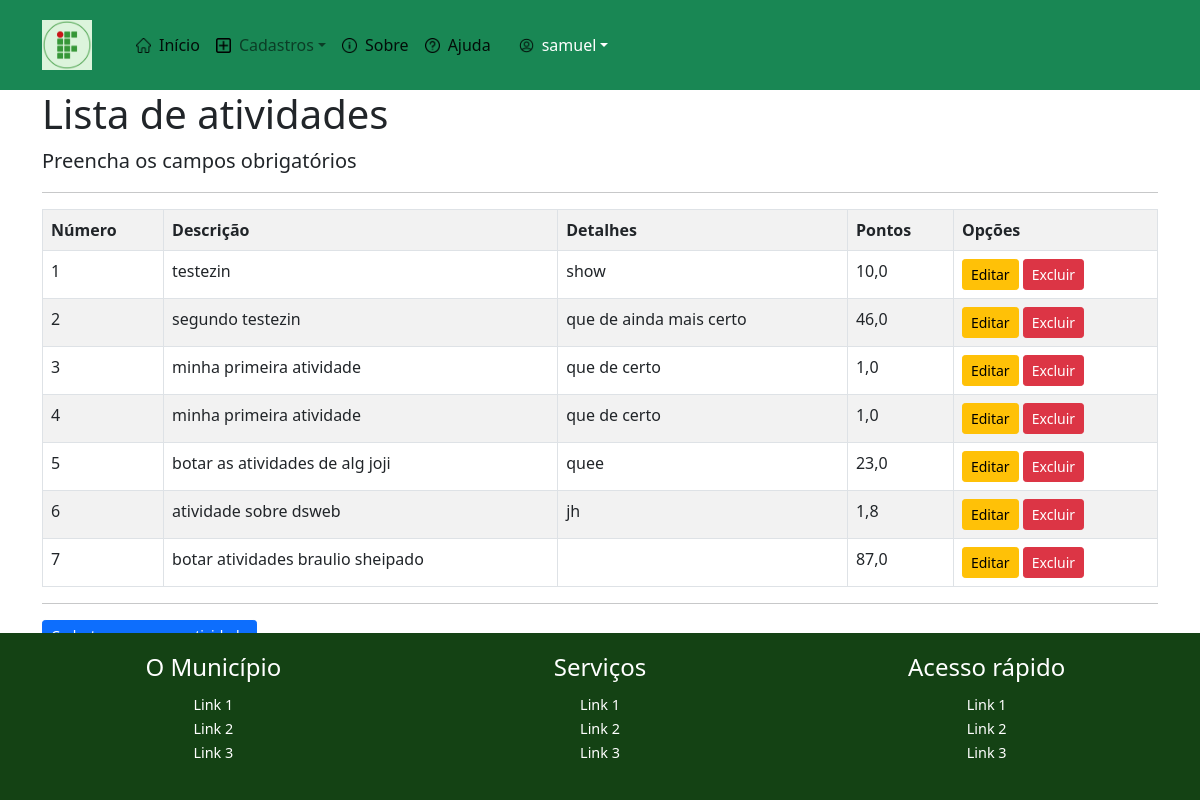
Before: /listar/atividades (signed in) with the older database file.
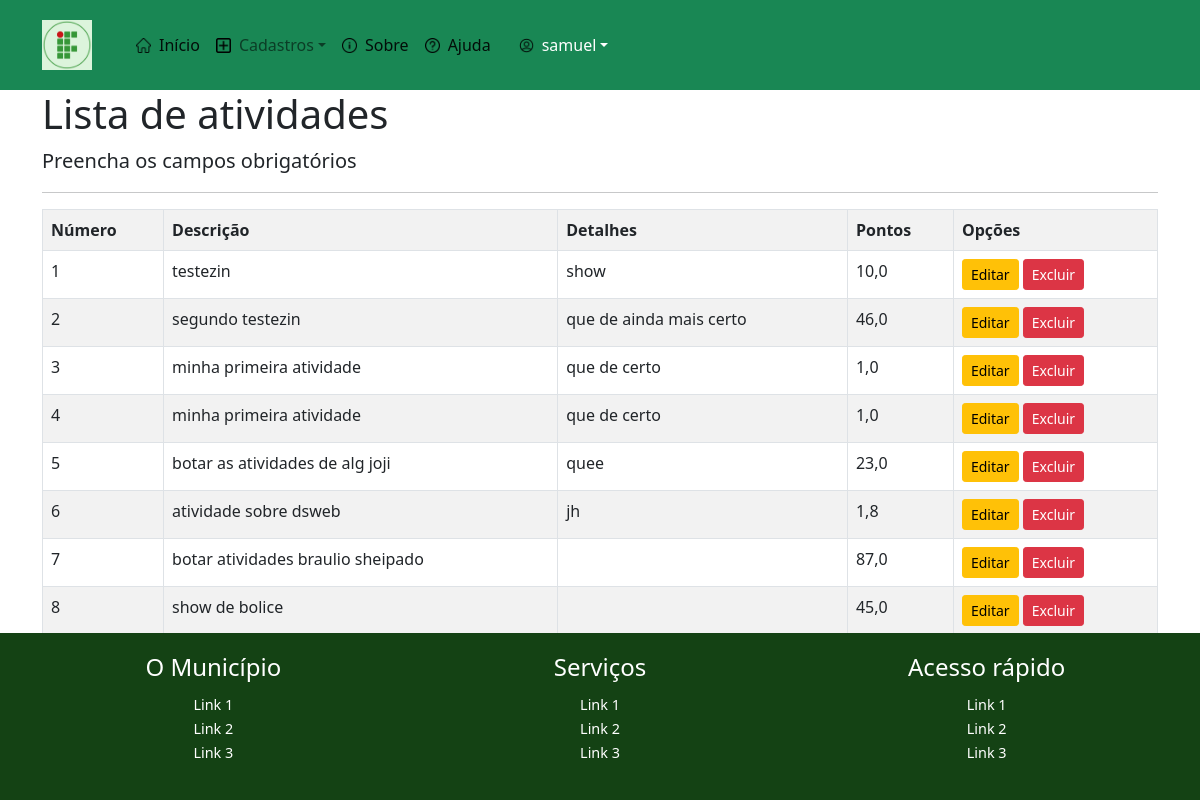
After: the same page with the newer database file.
### cadastros/models.py (models this page shows, shortened)
class Atividade(models.Model):
    numero= models.IntegerField(verbose_name="Número", unique=True)
    descricao= models.CharField(max_length=100, verbose_name="Descrição")
    pontos= models.DecimalField(decimal_places=1, max_digits=4)
    detalhes=models.CharField(max_length=50, null=True, blank=True)
    usuarios = models.ForeignKey(User, on_delete=models.PROTECT, null=True, blank=True)
    campo= models.ForeignKey(Campo, on_delete=models.PROTECT)

### cadastros/views.py (the view)
# urls.py: path('listar/atividades', AtividadeList.as_view(),name='listar-atividades' ),
class AtividadeList(LoginRequiredMixin, ListView):
      login_url = 'login'
      model= Atividade
      template_name = 'cadastros/listas/atividade.html'

### cadastros/templates/cadastros/listas/atividade.html (shortened to what this page needs)
{% extends 'paginas/modelo.html' %}
{% load static %}
{% load crispy_forms_tags %}
{% block conteúdo %}
<div class="container">
    <h1>Lista de atividades </h1>
    <p class="lead">Preencha os campos obrigatórios</p>
    <hr>
    <div class="table-responsive">
    <table class="table table-striped table-bordered table-hover"
        <tr>
            <th>Número</th>
            <th>Descrição</th>
            <th>Detalhes</th>
            <th>Pontos</th>
            <th>Opções</th>
        {% for atividade in object_list %}
        <tr>
            <td>{{ atividade.numero }}</td>
            <td>{{ atividade.descricao }}</td>
            <td>{{ atividade.detalhes|default:"" }}</td>
            <td>{{ atividade.pontos }}</td>
            <td>
                <a href="{% url 'editar-atividade' atividade.pk %}" class="btn btn-warning btn-sm">Editar</a>
                <a href="{% url 'excluir-atividade' atividade.pk %}" class="btn btn-danger btn-sm">Excluir</a>
            </td>
        </tr>
        {% empty %}
        <tr>
            <td colspan="3">Nenhum registro encontrado.</td>
        </tr>
        {% endfor %}
    </table>
<hr>
</div>
<form action="" method="POST">
    <a href="{% url 'cadastrar-atividade' %}" class="btn btn-primary btn-sm">Cadastrar uma nova atividade</a>
</form>
</div>
{% endblock %}

### paginas/templates/paginas/modelo.html (shortened to what this page needs)
{% load static %}
<!DOCTYPE html>
<html lang="en">
<head>
    <link rel="stylesheet" href="https://stackpath.bootstrapcdn.com/bootstrap/5.0.0-alpha1/css/bootstrap.min.css">
    <link rel="stylesheet" href="{% static 'css/drop.css' %}">
</head>
<body>
    {% block menu %}
    <div class="bg-light">
        <nav class="navbar navbar-expand-sm navbar-light bg-success">
            <div class="container-fluid">
                <a class="navbar-brand" href="#"><img src="{% static 'img/logo redonda.png' %}" width="50"></a>
                <div class="collapse navbar-collapse" id="navbarID">
                    <div class="navbar-nav">
                        <a class="nav-link active d-flex align-items-center" aria-current="page" href="{% url 'inicio' %}">
                            <img src="{% static 'img/casa.png' %}" width="15" class="me-2">
                            <span>Início</span>
                        </a>
                        <div class="nav-item dropdown">
                            <a class="nav-link dropdown-toggle d-flex align-items-center" href="#" id="cadastrosDropdown" role="button" data-bs-toggle="dropdown" aria-expanded="false">
                                <img src="{% static 'img/adição.png' %}" width="15" class="me-2">
                                <span>Cadastros</span>
                            </a>
                        </div>
                        <a class="nav-link active d-flex align-items-center" aria-current="page" href="{% url 'sobre' %}">
                            <img src="{% static 'img/i.png' %}" width="15" class="me-2">
                            <span>Sobre</span>
                        </a>
                        <a class="nav-link active d-flex align-items-center" aria-current="page" href="#">
                            <img src="{% static 'img/interrogas.png' %}" width="15" class="me-2">
                            <span>Ajuda</span>
                        </a>
                    </div>
                    {% if request.user.is_authenticated %}
                    <div class="nav-item dropdown" style="float: right; margin-right: 20px;">
                        <a class="nav-link dropdown-toggle d-flex align-items-center" href="#" id="UsuarioDropdown" role="button" data-bs-toggle="dropdown" aria-expanded="false">
                            <img src="{% static 'img/user.png' %}" width="15" class="me-2">
                            <span>{{ request.user }}</span>
                        </a>
                    </div>
                    {% else %}
                    <a class="nav-link active d-flex align-items-center" aria-current="page" href="{% url 'login' %}">
                        <span>Login</span>
                    </a>
                    {% endif %}
                </div>
            </div>
        </nav>
    </div>
    {% endblock %}
    {% block conteúdo %}{% endblock %}
    {% block rodapé %}
    <footer style="background-color: #144214; color: white; padding: 20px; display: flex; justify-content: space-around; bottom: 0; width: 100%; position: fixed;">
        <div style="flex: 1; text-align: center;">
            <h4 style="margin-bottom: 10px;">O Município</h4>
            <ul style="list-style: none; padding: 0;">
                <li><a href="#" style="color: white; text-decoration: none; font-size: 0.9em;">Link 1</a></li>
                <li><a href="#" style="color: white; text-decoration: none; font-size: 0.9em;">Link 2</a></li>
                <li><a href="#" style="color: white; text-decoration: none; font-size: 0.9em;">Link 3</a></li>
            </ul>
        </div>
        <div style="flex: 1; text-align: center;">
            <h4 style="margin-bottom: 10px;">Serviços</h4>
            <ul style="list-style: none; padding: 0;">
                <li><a href="#" style="color: white; text-decoration: none; font-size: 0.9em;">Link 1</a></li>
                <li><a href="#" style="color: white; text-decoration: none; font-size: 0.9em;">Link 2</a></li>
                <li><a href="#" style="color: white; text-decoration: none; font-size: 0.9em;">Link 3</a></li>
            </ul>
        </div>
        <div style="flex: 1; text-align: center;">
            <h4 style="margin-bottom: 10px;">Acesso rápido</h4>
            <ul style="list-style: none; padding: 0;">
                <li><a href="#" style="color: white; text-decoration: none; font-size: 0.9em;">Link 1</a></li>
                <li><a href="#" style="color: white; text-decoration: none; font-size: 0.9em;">Link 2</a></li>
                <li><a href="#" style="color: white; text-decoration: none; font-size: 0.9em;">Link 3</a></li>
            </ul>
        </div>
    </footer>
    {% endblock %}
</body>
</html>

### static/css/drop.css (style rules this page uses)
.navbar { background-color: #4CAF50; padding: 10px; }
.navbar a { color: white; text-decoration: none; padding: 10px 20px; display: inline-block; }
.dropdown { position: relative; display: inline-block; }

Changed rows visible on the page:
added Atividade: numero "8", descricao "show de bolice", pontos "45,0"
